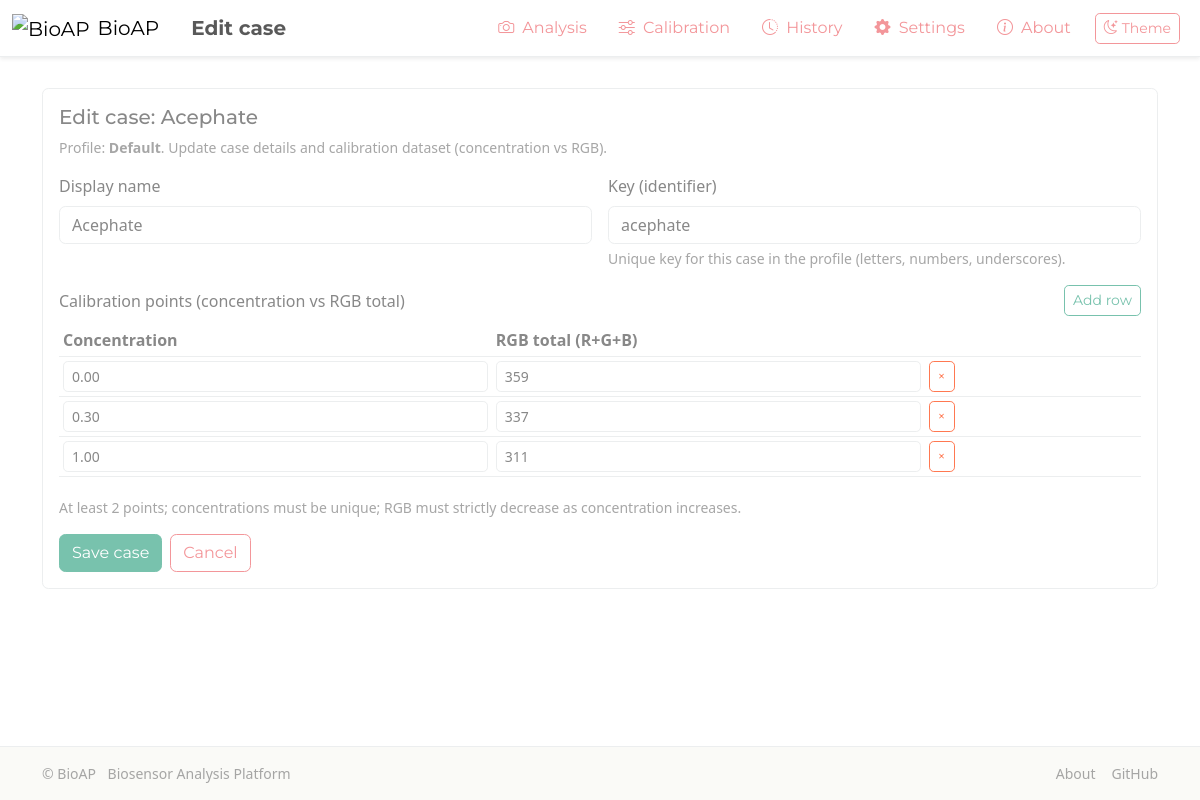
Page /profiles/1/cases/1/edit on the committed database.
### main.py (models this page shows)
class Pesticide(db.Model):
    __tablename__ = 'pesticide'
    id = db.Column(db.Integer, primary_key=True)
    profile_id = db.Column(db.Integer, db.ForeignKey('calibration_profile.id'), nullable=False)
    key = db.Column(db.String(50), nullable=False)
    display_name = db.Column(db.String(100), nullable=False)
    order_index = db.Column(db.Integer, default=0, nullable=False)
    active = db.Column(db.Boolean, default=True, nullable=False)
    profile = db.relationship('CalibrationProfile', backref=db.backref('pesticides', lazy=True, cascade="all, delete-orphan"))

class CalibrationProfile(db.Model):
    __tablename__ = 'calibration_profile'
    id = db.Column(db.Integer, primary_key=True)
    name = db.Column(db.String(100), unique=True, nullable=False)
    created_at = db.Column(db.DateTime, default=datetime.utcnow, nullable=False)
    is_active = db.Column(db.Boolean, default=False, nullable=False)

class CalibrationPoint(db.Model):
    __tablename__ = 'calibration_point'
    id = db.Column(db.Integer, primary_key=True)
    pesticide_id = db.Column(db.Integer, db.ForeignKey('pesticide.id'), nullable=False)
    seq_index = db.Column(db.Integer, default=0, nullable=False)
    concentration = db.Column(db.Float, nullable=False)
    rgb_sum = db.Column(db.Integer, nullable=False)
    pesticide = db.relationship('Pesticide', backref=db.backref('calibration_points', lazy=True, cascade="all, delete-orphan"))

### main.py (the view, shortened to what this page needs)
@app.route('/profiles/<int:profile_id>/cases/<int:pesticide_id>/edit', methods=['GET', 'POST'])
def calibration_case_edit(profile_id: int, pesticide_id: int):
    prof = CalibrationProfile.query.get_or_404(profile_id)
    pest = Pesticide.query.filter_by(id=pesticide_id, profile_id=prof.id).first_or_404()
    if request.method == 'GET':
        pts = sorted(pest.calibration_points, key=lambda cp: cp.seq_index)
        return render_template(
            'calibration_case_edit.html',
            title="Edit case",
            profile=prof,
            case=pest,
            points=[{"concentration": cp.concentration, "rgb_sum": cp.rgb_sum, "id": cp.id} for cp in pts],
        )

### templates/calibration_case_edit.html (shortened to what this page needs)
{% extends 'base.html' %}
{% block content %}
  <div class="card mb-3">
    <div class="card-body">
      <h5 class="card-title mb-2">Edit case: {{ case.display_name }}</h5>
      <p class="text-muted small mb-3">Profile: <strong>{{ profile.name }}</strong>. Update case details and calibration dataset (concentration vs RGB).</p>
      <form method="post" action="{{ url_for('calibration_case_edit', profile_id=profile.id, pesticide_id=case.id) }}">
        <div class="row g-3 mb-3">
          <div class="col-12 col-md-6">
            <label class="form-label">Display name</label>
            <input type="text" name="display_name" class="form-control" value="{{ case.display_name }}" required>
          </div>
          <div class="col-12 col-md-6">
            <label class="form-label">Key (identifier)</label>
            <input type="text" name="key" class="form-control" value="{{ case.key }}" required placeholder="e.g. case_1">
            <div class="form-text">Unique key for this case in the profile (letters, numbers, underscores).</div>
          </div>
        </div>
        <div class="mb-3">
          <div class="d-flex justify-content-between align-items-center mb-2">
            <label class="form-label mb-0">Calibration points (concentration vs RGB total)</label>
            <button type="button" class="btn btn-sm btn-outline-primary" id="add-row">Add row</button>
          </div>
          <div class="table-responsive">
            <table class="table table-sm align-middle" id="points-table">
              <thead>
                <tr>
                  <th style="width: 160px;">Concentration</th>
                  <th style="width: 160px;">RGB total (R+G+B)</th>
                  <th style="width: 80px;"></th>
                </tr>
              </thead>
              <tbody id="points-tbody">
                {% for row in points %}
                <tr>
                  <td>
                    <input type="number" step="0.01" class="form-control form-control-sm" name="concentration-{{ loop.index0 }}" value="{{ '%.2f'|format(row.concentration) }}" required>
                  </td>
                  <td>
                    <input type="number" step="1" class="form-control form-control-sm" name="rgb-{{ loop.index0 }}" value="{{ row.rgb_sum }}" required>
                  </td>
                  <td>
                    <button type="button" class="btn btn-sm btn-outline-danger remove-row" title="Remove row">×</button>
                  </td>
                </tr>
                {% endfor %}
              </tbody>
            </table>
          </div>
          <div class="form-text">At least 2 points; concentrations must be unique; RGB must strictly decrease as concentration increases.</div>
        </div>
        <div class="d-flex gap-2">
          <button type="submit" class="btn btn-primary">Save case</button>
          <a href="{{ url_for('calibration') }}" class="btn btn-outline-secondary">Cancel</a>
        </div>
      </form>
    </div>
  </div>
{% endblock %}

### static/css/theme.css (style rules this page uses)
:root { --ag-surface: #FFFFFF; --ag-surface-subtle: #FAFAF7; --ag-navbar-bg: #FFFFFF; --ag-navbar-border: var(--bs-border-color); }
:root { --pg-bottom-space: 4rem; }
.card { background-color: var(--ag-surface); border-color: var(--bs-border-color); }
.table { --bs-table-bg: transparent; --bs-table-color: inherit; --bs-table-border-color: var(--bs-border-color); }

### templates/base.html (style rules this page uses)
body { background-color: var(--bs-body-bg); color: var(--bs-body-color); padding-top: 64px; }

### rows in the picture
Pesticide: display_name "Acephate", key "acephate"
CalibrationProfile: name "Default"
CalibrationPoint: concentration "0.00", rgb_sum "359"
CalibrationPoint: concentration "0.30", rgb_sum "337"
CalibrationPoint: concentration "1.00", rgb_sum "311"

### other values in the picture
{{ page_title }} "Edit case"
